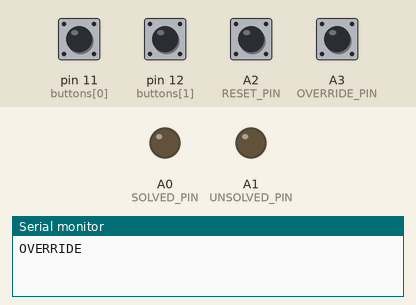
Recording of a program running on a simulated Arduino Leonardo, built with avr-gcc and run on an emulated ATmega32U4. On the bench: output pins drawn as LEDs (lit = HIGH), the last lines printed to the serial monitor. The inputs (shaded band) are chosen by the test bench; at power-on: A2 (RESET_PIN), A3 (OVERRIDE_PIN), pin 11 (buttons[0]), pin 12 (buttons[1]) HIGH.

Above: at 1.3 s.
1.4 s: A2 (RESET_PIN) pulled LOW for 0.35 s
At 2.26 s:
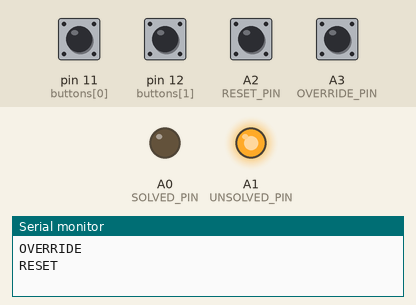
3.8 s: A3 (OVERRIDE_PIN) pulled LOW for 0.35 s
At 4.66 s:
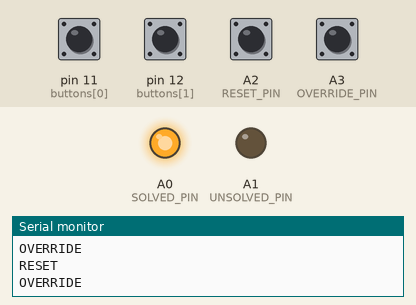
Timing chart, 0 to 6.8 s (numbered marks = the images above; inputs shaded):
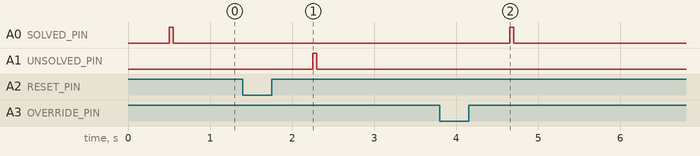

Measured:
- after the input at 1.4 s, A1 (UNSOLVED_PIN): LOW → HIGH after 0.85 s, → LOW 0.05 s later
- after the input at 3.8 s, A0 (SOLVED_PIN): LOW → HIGH after 0.85 s, → LOW 0.05 s later

The program:

main.cpp
```cpp
#include "PuzzleCommunication.h"

#define RESET_PIN A2
#define OVERRIDE_PIN A3
#define UNSOLVED_PIN A1
#define SOLVED_PIN A0

PuzzleCommunication puzzleComm(RESET_PIN, OVERRIDE_PIN, UNSOLVED_PIN, SOLVED_PIN, 255);

#define SOLVED_TIMEOUT 1000

#define NUM_BUTTONS 2
int buttons[NUM_BUTTONS] = {11,12};
bool lastButtonState[NUM_BUTTONS] = {HIGH, HIGH};
unsigned long lastDebounceTime[NUM_BUTTONS] = {0, 0};
unsigned long previousMillis = 0;
unsigned long debounceDelay = 50;
bool pulseActive = false;
unsigned long pulseStartTime;
const unsigned long pulseDuration = 250;
bool pulseTriggered[NUM_BUTTONS] = {false, false};

bool checkIsSolved() {
  bool isSolved = true;
  for (int i = 0; i < NUM_BUTTONS; i++) {
      if (digitalRead(buttons[i]) == HIGH) {
        isSolved = false;
      }
  }
  return isSolved;
}

void solve() {

}

void unsolve() {
  for (int i = 0; i < NUM_BUTTONS; i++) {
      pulseTriggered[i] = false;
  }
}


void setup() {
  Serial.begin(9600);

  puzzleComm.begin();
  puzzleComm.setCallbacks(solve, unsolve, checkIsSolved);

  for (int i=0; i<NUM_BUTTONS; i++) {
    pinMode(buttons[i], INPUT_PULLUP);
  }

}


void loop() {

  if (puzzleComm.getCurrentState() == UNSOLVED) {
    digitalWrite(13,false);

    for (int i = 0; i < NUM_BUTTONS; i++) {
      int reading = digitalRead(buttons[i]);
      if (reading != lastButtonState[i]) {
        lastDebounceTime[i] = millis();
      }

      if ((millis() - lastDebounceTime[i]) > debounceDelay) {
        if (reading == LOW  && !pulseTriggered[i]) {
          pulseActive = true;
          pulseStartTime = millis();
          digitalWrite(UNSOLVED_PIN, HIGH);
          digitalWrite(SOLVED_PIN, HIGH);
          pulseTriggered[i] = true;
        }
      }

      lastButtonState[i] = reading;
    }

    if (pulseActive && (millis() - pulseStartTime) >= pulseDuration) {
      pulseActive = false;
      digitalWrite(UNSOLVED_PIN, HIGH);
      digitalWrite(SOLVED_PIN, LOW);
    }


  } else if (puzzleComm.getCurrentState() == SOLVED) {
    pulseActive = false;
    if (checkIsSolved() == false && puzzleComm.wasOverriden == false) {
      puzzleComm.currentState = UNSOLVED;
      puzzleComm.setPuzzleState(false);
      unsolve();
    }
    digitalWrite(13,true);
  }

  if (!pulseActive) {
    puzzleComm.update();
  }

  delay(50);
}
```
